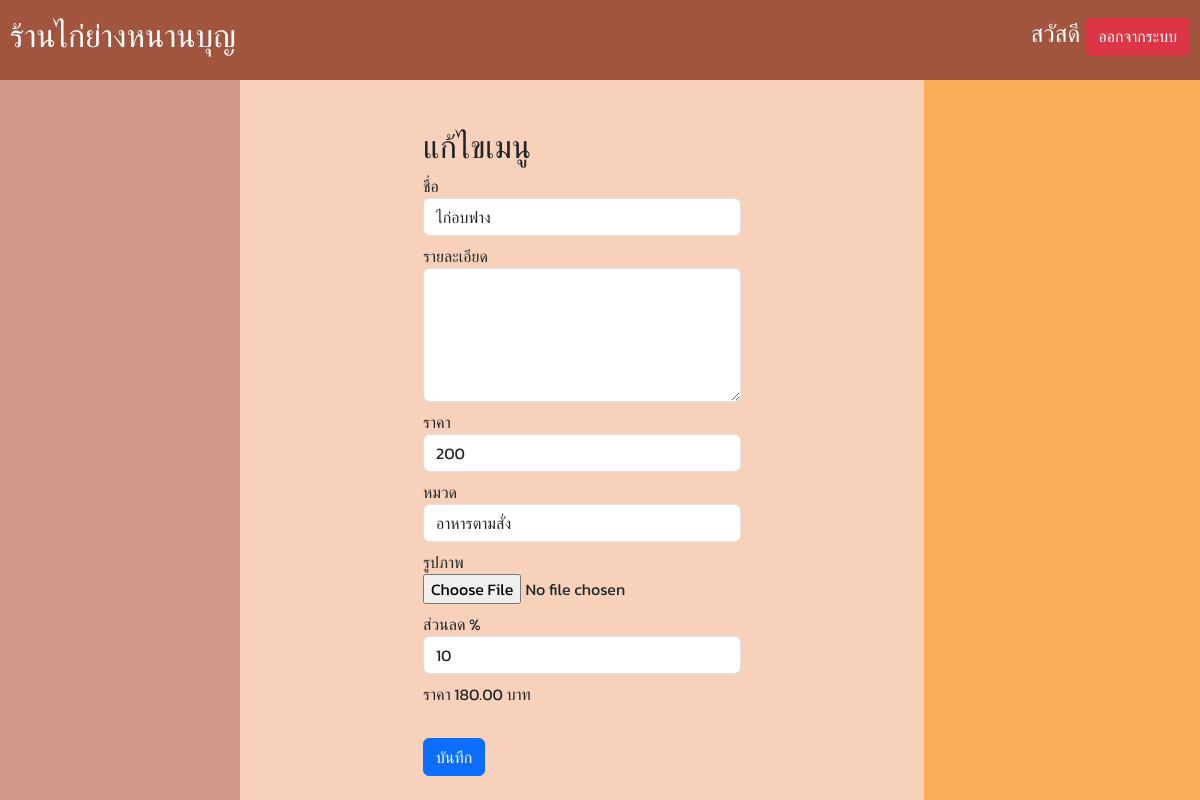
/home.php?page=admin-menuEdit&id=1, run on the app's committed database.
### tables this page shows
CREATE TABLE `menus` (
  `id` int(11) NOT NULL,
  `name` varchar(50) NOT NULL,
  `price` float NOT NULL,
  `detail` varchar(255) NOT NULL,
  `image` varchar(255) DEFAULT NULL,
  `status` tinyint(1) NOT NULL,
  `categorieId` int(11) NOT NULL,
  `discount` int(11) NOT NULL
);

CREATE TABLE `categories` (
  `id` int(11) NOT NULL,
  `name` varchar(50) NOT NULL
);

### pages/admin-menuEdit.php (the view, shortened to what this page needs)
<html>
<body>
    <?php
       $sql = "SELECT * FROM menus WHERE id={$_GET['id']}";
       $qr = mysqli_query($conn, $sql);
       $rs = mysqli_fetch_assoc($qr);
       $sqlcat = "SELECT * FROM categories";
       $qrcat = mysqli_query($conn, $sqlcat);
       ?>
    <div class="container mt-5">
        <div class="row justify-content-center">
            <div class="col-md-6">
                <h2>แก้ไขเมนู</h2>
                <form action="" method="post" id="menuEdit" enctype="multipart/form-data">
                    <div class="form-group mb-2">
                        <label for="name">ชื่อ</label>
                        <input type="text" class="form-control" name="name" value="<?= $rs['name'] ?>">
                    </div>
                    <div class="form-group mb-2">
                        <label for="detail">รายละเอียด</label>
                        <textarea class="form-control" name="detail" id="detail" cols="30" rows="5"><?= $rs['detail'] ?></textarea>
                    </div>
                    <div class="form-group mb-2">
                        <label for="price">ราคา</label>
                        <input type="number" class="form-control" name="price" id="originalPrice" value="<?= $rs['price'] ?>">
                    </div>
                    <div class="form-group mb-2">
                        <label for="categorieId">หมวด</label>
                        <select class="form-control" name="categorieId" id="categorieId">
                            <?php
                               while ($row = mysqli_fetch_assoc($qrcat)) {
                               ?>
                                <option value="<?= $row['id'] ?>" <?= $rs["categorieId"] == $row['id'] ? 'selected' : '' ?>><?= $row['name'] ?></option>
                            <?php
                               }
                               ?>
                        </select>
                    </div>
                    <div class="form-group mb-2">
                        <label for="image">รูปภาพ</label>
                        <input type="file" class="form-control-file" name="image" id="image" accept="image/*">
                    </div>
                    <div class="form-group mb-2">
                        <label for="name">ส่วนลด %</label>
                        <input type="number" class="form-control" name="discount" id="discount" value="<?= $rs['discount'] ?>">
                    </div>
                    <div class="form-group mb-2">
                        <p id="netPrice">
                        </p>
                    </div>
                    <button type="submit" class="btn btn-primary mt-3 btn-block">บันทึก</button>
                </form>
            </div>
        </div>
    </div>
</body>
</html>

### css/gobalstyle.css (style rules this page uses)
* { font-family: 'kanit', sans-serif; }

### css/home.css (style rules this page uses)
body { margin: 0; height: 100vh; overflow: hidden; }

### data on the page
menus: name "ไก่อบฟาง", price "200", categorieId "อาหารตามสั่ง", discount "10"
